Frame 1 (no input): blank canvas, image omitted
Frame 60 (the mouse pressed at the canvas centre just before this capture): blank canvas, image omitted
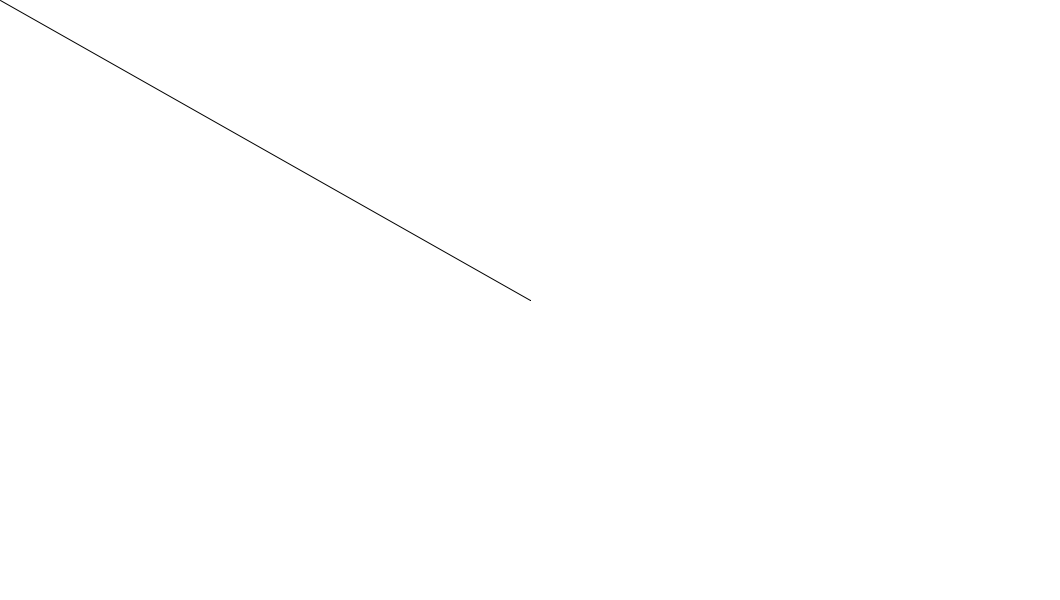
Frame 120 (the mouse held since frame 60 and released just before this capture)

The Processing sketch whose frames 1 and 60 were blank and that drew this single picture after the mouse press (run headless with seeded random() and noise(); from frame 60 on, the mouse is pressed at the canvas centre):

// Processing sketch: simpleSketch
// ── simpleSketch.pde
int color_selection = 0;
int cap_selection = 0;

float thickness = 1.0; //default thickness (0 is minimum or the program will crash)
float increment = 0.5; //the increment by which the thickness changes by
float min_thick = 0.0; //the minimum thickness (0 is the lowest it can go or the program will crash)
float max_thick = 21.0; //the maximum thickness

void setup() {
  size(1060, 600);
  background(255);
}

void draw() {
  //thickness
  strokeWeight(thickness);
  
  //color selection
  if(color_selection == 0){
    colorMode(RGB);
    stroke(0);
  }
  if(color_selection == 1){
    colorMode(RGB);
    stroke(255,0,0);
  }
  if(color_selection == 2){
    colorMode(RGB);
    stroke(255, 166, 0);
  }
  if(color_selection == 3){
    colorMode(RGB);
    stroke(255, 255, 0);
  }
  if(color_selection == 4){
    colorMode(RGB);
    stroke(0, 255, 0);
  }
  if(color_selection == 5){
    colorMode(RGB);
    stroke(0, 0, 255);
  }
  if(color_selection == 6){
    colorMode(RGB);
    stroke(166, 0, 255);
  }
  if(color_selection == 7){
    colorMode(HSB);
    stroke(frameCount % 256, 255, 255);
  }
  if(color_selection == 8){
    colorMode(RGB);
    stroke(255);
  }
  
  //cap selection
  if(cap_selection == 0){
    strokeCap(ROUND);
  }
  if(cap_selection == 1){
    strokeCap(PROJECT);
  }
  
  //draw the line
  if(mousePressed == true) {
    line(mouseX, mouseY, pmouseX, pmouseY);
  }
}

/*
KEYS:

SPACE = CLEAR
R = RED
O = ORANGE
Y = YELLOW
G = GREEN
B = BLUE
P = PURPLE
L = BLACK
M = RAINBOW (MULTI-COLOR)
E = ERASER/WHITE
UP = HIGHER THICKNESS BY NORMAL INCREMENT
DOWN = LOWER THICKNESS BY NORMAL INCREMENT
A = HIGHER THICKNESS BY 8 TIMES THE NORMAL INCREMENT
Z = LOWER THICKNESS BY 8 TIMES THE NORMAL INCREMENT
S = CHANGE CAP

COLORS BY NUM:
0 = BLACK
1 = RED
2 = ORANGE
3 = YELLOW
4 = GREEN
5 = BLUE
6 = PURPLE
7 = RAINBOW
8 = ERASER/WHITE

STROKE CAP BY NUM:
0 = ROUND (DEFAULT)
1 = SQUARE (PROJECT CAP IN P3)
*/


void keyPressed(){
  if(key == ' '){
    background(255);
    println("Screen cleared");
  }
  if(key == 'L' || key == 'l'){
    color_selection = 0;
    println("Color is now black");
  }
  if(key == 'R' || key == 'r'){
    color_selection = 1;
    println("Color is now red");
  }
  if(key == 'O' || key == 'o'){
    color_selection = 2;
    println("Color is now orange");
  }
  if(key == 'Y' || key == 'y'){
    color_selection = 3;
    println("Color is now yellow");
  }
  if(key == 'G' || key == 'g'){
    color_selection = 4;
    println("Color is now green");
  }
  if(key == 'B' || key == 'b'){
    color_selection = 5;
    println("Color is now blue");
  }
  if(key == 'P' || key == 'p'){
    color_selection = 6;
    println("Color is now purple");
  }
  if(key == 'M' || key == 'm'){
    color_selection = 7;
    println("Color is now rainbow/multi-color");
  }
  if(key == 'E' || key == 'e'){
    color_selection = 8;
    println("Color is now white/eraser");
  }
  if(keyCode == UP){
    if (thickness < max_thick){
      thickness += increment;
      println("Thickness now ", thickness);
    }
  }
  if(keyCode == DOWN){
    if (thickness > min_thick){
      thickness -= increment;
      println("Thickness now ", thickness);
    }
  }
  if(key == 'A' || key == 'a'){
    if (thickness < max_thick){
      if (thickness <= max_thick - (increment*8)){
        thickness += (8*increment);
        println("Thickness now ", thickness);
      }
    }
  }
  if(key == 'Z' || key == 'z'){
    if (thickness > min_thick){
      if (thickness >= min_thick + (increment*8)){
        thickness -= (8*increment);
        println("Thickness now ", thickness);
      }
    }
  }
  if(key == 'S' || key == 's'){
    if(cap_selection == 0){
      cap_selection = 1;
      println("Cap is now square");
    }
    else{
      cap_selection = 0;
      println("Cap is now round");
    }
  }
}
